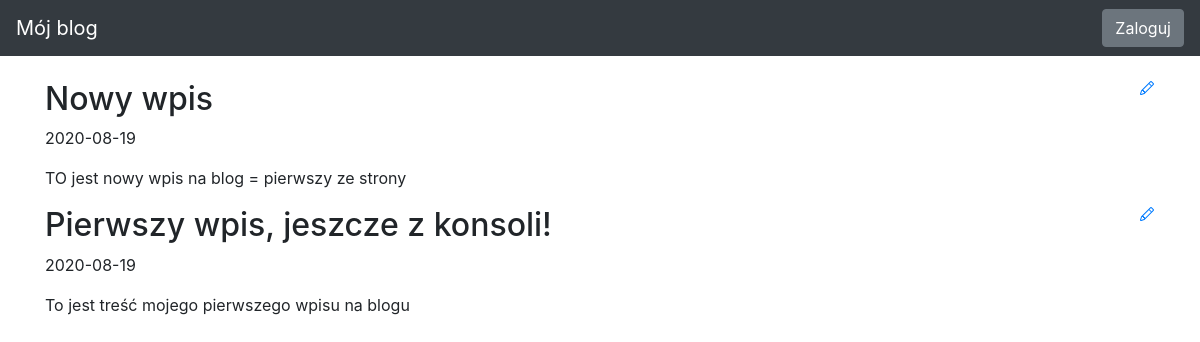
Before: / with the older database file.
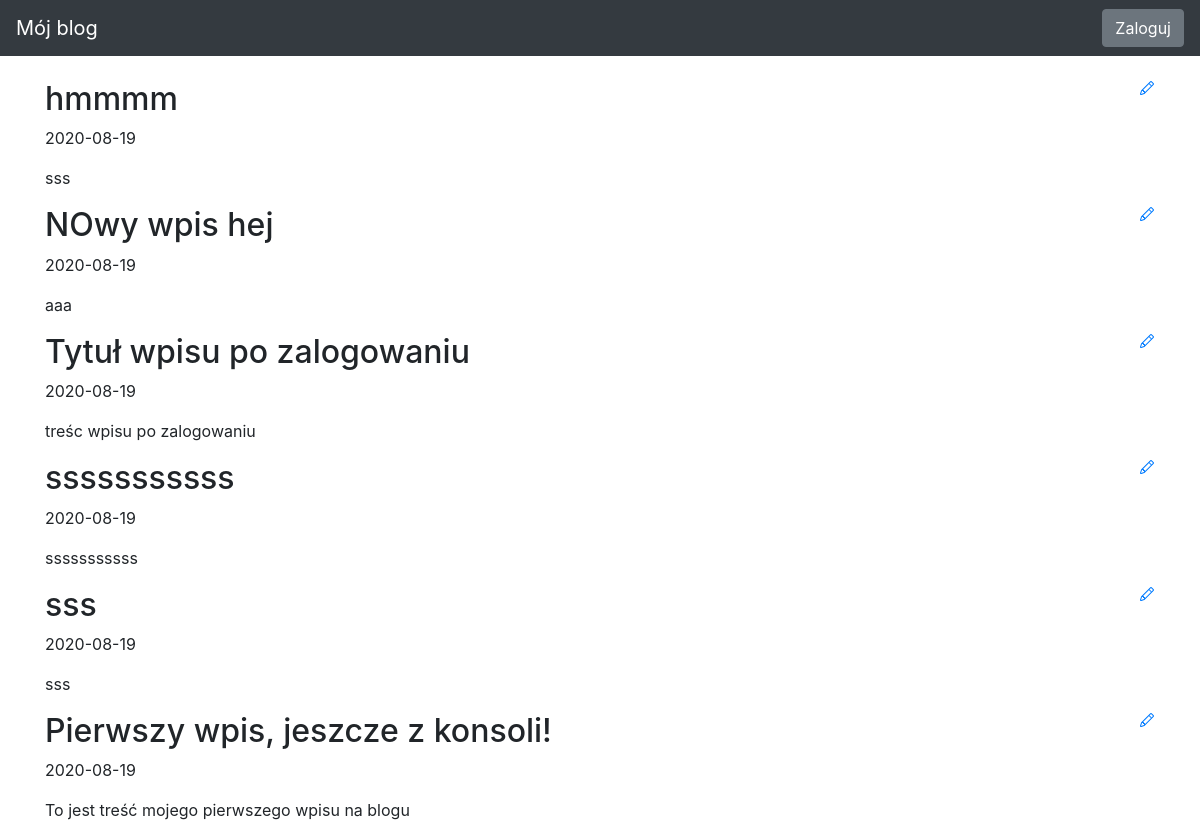
After: the same page with the newer database file.
### blog/models.py (models this page shows)
class Entry(db.Model):
   id = db.Column(db.Integer, primary_key=True)
   title = db.Column(db.String(80), nullable=False)
   body = db.Column(db.Text, nullable=False)
   pub_date = db.Column(db.DateTime, nullable=False,
                        default=datetime.datetime.utcnow)
   is_published = db.Column(db.Boolean, default=False)

### blog/routes.py (the view)
@app.route("/")
def index():
    all_posts = Entry.query.filter_by(
        is_published=True).order_by(Entry.pub_date.desc())
    return render_template("homepage.html", all_posts=all_posts)

### blog/templates/homepage.html (shortened to what this page needs)
{% extends "base.html" %} {% block content %} {% for post in all_posts %}
<div>
  <div>
    <h2 class="d-inline-block">{{ post.title }}</h2>
    <a href="{{ url_for('edit_entry', entry_id=post.id) }}">
    </a>
  </div>
  <p>{{ post.pub_date.strftime('%Y-%m-%d') }}</p>
  <p>
    {{ post.body}}
  </p>
</div>
{% endfor %} {% endblock %}

### blog/templates/base.html (shortened to what this page needs)
<!doctype html>
<html lang="en">
<head>
  <link rel="stylesheet" href="https://stackpath.bootstrapcdn.com/bootstrap/4.5.0/css/bootstrap.min.css"
>
</head>
<body>
  <nav class="navbar navbar-expand-md navbar-dark bg-dark fixed-top">
    <a class="navbar-brand" href="{{ url_for('index') }}">Mój blog</a>
    <div class="collapse navbar-collapse" id="navbarsExampleDefault">
      {% if session.logged_in %}
      <form class="form-inline my-2 my-lg-0" action="{{ url_for('logout') }}" method="POST">
        <button class="btn btn-secondary my-2 my-sm-0" type="submit">Wyloguj</button>
      </form>
      {% else %}
      <a href="{{ url_for('login') }}" class="btn btn-secondary my-2 my-lg-0">Zaloguj</a>
      {% endif %}
    </div>
  </nav>
  <main role="main" class="container">
    {% block content %}
    {% endblock %}
  </main>
</html>

### blog/templates/base.html (style rules this page uses)
body { padding-top: 5rem; }

Changed rows visible on the page:
added Entry: title "hmmmm", pub_date "2020-08-19", body "sss"
added Entry: title "NOwy wpis hej", pub_date "2020-08-19", body "aaa"
added Entry: title "Tytuł wpisu po zalogowaniu", pub_date "2020-08-19", body "treśc wpisu po zalogowaniu"
added Entry: title "sssssssssss", pub_date "2020-08-19", body "sssssssssss"
changed Entry (number 5 of 6 on the later page): title "Nowy wpis" → "sss"; body "TO jest nowy wpis na blog = pierwszy ze strony" → "sss"
